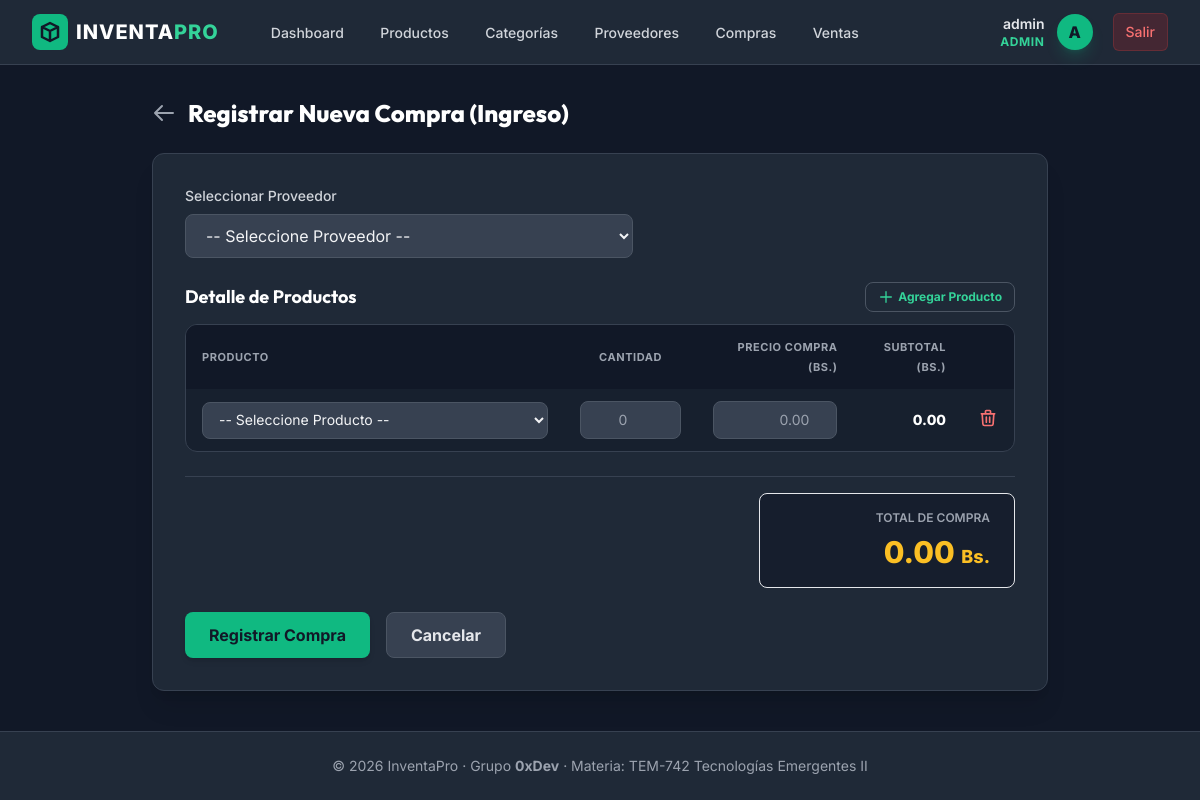
The app's page /compras/create (signed in) with its own data.
### apps/models.py (models this page shows, shortened)
class User(db.Model, UserMixin):
    __tablename__ = "users"
    id = db.Column(db.Integer, primary_key=True)
    username = db.Column(db.String(100), unique=True, nullable=False)
    email = db.Column(db.String(150), unique=True, nullable=False)
    password = db.Column(db.String(255), nullable=False)
    role = db.Column(db.String(20), default="vendedor")  # admin | almacenero | vendedor
    is_active_user = db.Column(db.Boolean, default=True)

### apps/Compras/routes.py (the view, shortened to what this page needs)
@bp_compras.route("/create", methods=["GET", "POST"])
@login_required
@role_required("admin", "almacenero")
def crear():
    proveedores = Proveedor.query.all()
    productos = Producto.query.all()
    return render_template(
        "compras/crear.html", proveedores=proveedores, productos=productos
    )

### apps/utils.py (called while the page is built)
def role_required(*roles):
    def decorator(f):
        @wraps(f)
        def decorated_function(*args, **kwargs):
            if not current_user.is_authenticated:
                return redirect(url_for("auth.login"))
            if current_user.role not in roles:
                flash("No tienes permiso para acceder a esta sección.", "danger")
                return redirect(url_for("bp_core.index"))
            return f(*args, **kwargs)
        return decorated_function
    return decorator

### apps/Compras/templates/compras/crear.html (shortened to what this page needs)
{% extends "base.html" %}
{% block content %}
<div class="max-w-4xl mx-auto">
    <div class="flex items-center gap-3 mb-6">
        <a href="{{ url_for('bp_compras.listar') }}" class="text-gray-400 hover:text-white transition">
            <svg class="w-6 h-6" fill="none" stroke="currentColor" viewBox="0 0 24 24"><path stroke-linecap="round" stroke-linejoin="round" stroke-width="2" d="M10 19l-7-7m0 0l7-7m-7 7h18"></path></svg>
        </a>
        <h2 class="text-2xl font-extrabold text-white">Registrar Nueva Compra (Ingreso)</h2>
    </div>
    <div class="bg-gray-800 rounded-xl border border-gray-700 p-6 sm:p-8 shadow-xl">
        <form action="{{ url_for('bp_compras.crear') }}" method="POST" id="compra-form" class="space-y-6">
            <div class="max-w-md">
                <label for="proveedor_id" class="block text-sm font-medium text-gray-300 mb-2">Seleccionar Proveedor</label>
                <select id="proveedor_id" name="proveedor_id" required
                        class="w-full bg-gray-700 border border-gray-600 rounded-lg px-4 py-2.5 text-gray-100 focus:outline-none focus:ring-2 focus:ring-brand-500 focus:border-transparent transition duration-200">
                    <option value="" disabled selected>-- Seleccione Proveedor --</option>
                </select>
            </div>
            <div>
                <div class="flex justify-between items-center mb-3">
                    <h3 class="text-lg font-bold text-white">Detalle de Productos</h3>
                    <button type="button" onclick="addItem()"
                            class="bg-gray-750 hover:bg-gray-700 text-brand-400 hover:text-brand-300 font-bold px-3 py-1.5 rounded-lg border border-gray-600 transition flex items-center gap-1 text-xs">
                        <svg class="w-4 h-4" fill="none" stroke="currentColor" viewBox="0 0 24 24"><path stroke-linecap="round" stroke-linejoin="round" stroke-width="2" d="M12 4v16m8-8H4"></path></svg>
                        Agregar Producto
                    </button>
                </div>
                <div class="bg-gray-900/50 rounded-xl border border-gray-700 overflow-hidden">
                    <table class="w-full text-sm text-gray-300">
                        <thead class="bg-gray-900/90 text-gray-400 uppercase text-[11px] tracking-wider">
                            <tr>
                                <th class="px-4 py-3 text-left w-1/2">Producto</th>
                                <th class="px-4 py-3 text-center w-1/6">Cantidad</th>
                                <th class="px-4 py-3 text-right w-1/5">Precio Compra (Bs.)</th>
                                <th class="px-4 py-3 text-right w-1/5">Subtotal (Bs.)</th>
                                <th class="px-4 py-3 text-center w-12"></th>
                            </tr>
                        </thead>
                        <tbody id="items-container" class="divide-y divide-gray-700/50">
                            <tr class="item-row align-middle">
                                <td class="px-4 py-3">
                                    <select name="producto_id[]" required onchange="updateSubtotal(this)"
                                            class="producto-select w-full bg-gray-700 border border-gray-600 rounded-lg px-3 py-2 text-gray-100 focus:outline-none focus:ring-1 focus:ring-brand-500">
                                        <option value="" disabled selected>-- Seleccione Producto --</option>
                                    </select>
                                </td>
                                <td class="px-4 py-3">
                                    <input type="number" name="cantidad[]" min="1" required oninput="updateSubtotal(this)" placeholder="0"
                                           class="cantidad-input w-full bg-gray-700 border border-gray-600 rounded-lg px-3 py-2 text-center text-gray-100 focus:outline-none focus:ring-1 focus:ring-brand-500">
                                </td>
                                <td class="px-4 py-3">
                                    <input type="number" name="precio_unitario[]" min="0" step="0.01" required oninput="updateSubtotal(this)" placeholder="0.00"
                                           class="precio-input w-full bg-gray-700 border border-gray-600 rounded-lg px-3 py-2 text-right text-gray-100 focus:outline-none focus:ring-1 focus:ring-brand-500">
                                </td>
                                <td class="px-4 py-3 text-right font-extrabold text-white">
                                    <span class="subtotal-span">0.00</span>
                                </td>
                                <td class="px-4 py-3 text-center">
                                    <button type="button" onclick="removeItem(this)" class="text-red-400 hover:text-red-300 transition">
                                        <svg class="w-5 h-5" fill="none" stroke="currentColor" viewBox="0 0 24 24"><path stroke-linecap="round" stroke-linejoin="round" stroke-width="2" d="M19 7l-.867 12.142A2 2 0 0116.138 21H7.862a2 2 0 01-1.995-1.858L5 7m5 4v6m4-6v6m1-10V4a1 1 0 00-1-1h-4a1 1 0 00-1 1v3M4 7h16"></path></svg>
                                    </button>
                                </td>
                            </tr>
                        </tbody>
                    </table>
                </div>
            </div>
            <div class="flex justify-end pt-4 border-t border-gray-700">
                <div class="bg-gray-900/60 rounded-lg px-6 py-4 border border-gray-750 text-right w-64 space-y-2">
                    <p class="text-xs text-gray-400 uppercase font-semibold">Total de Compra</p>
                    <p class="text-3xl font-extrabold text-amber-400"><span id="grand-total">0.00</span> <span class="text-lg">Bs.</span></p>
                </div>
            </div>
            <div class="flex gap-4">
                <button type="submit"
                        class="bg-brand-500 hover:bg-brand-600 text-gray-900 font-bold px-6 py-2.5 rounded-lg transition duration-200 shadow-md">
                    Registrar Compra
                </button>
                <a href="{{ url_for('bp_compras.listar') }}"
                   class="bg-gray-700 hover:bg-gray-650 text-gray-200 font-bold px-6 py-2.5 rounded-lg transition duration-200 border border-gray-600">
                    Cancelar
                </a>
            </div>
        </form>
    </div>
</div>
{% endblock %}

### apps/templates/base.html (shortened to what this page needs)
<!DOCTYPE html>
<html lang="es" class="h-full bg-gray-900 text-gray-100">
<head>
    <script src="https://cdn.tailwindcss.com"></script>
</head>
<body class="h-full flex flex-col justify-between">
    <div>
        <nav class="bg-gray-800 border-b border-gray-700">
            <div class="max-w-7xl mx-auto px-4 sm:px-6 lg:px-8">
                <div class="flex items-center justify-between h-16">
                    <div class="flex items-center">
                        <a href="{{ url_for('bp_core.index') }}" class="flex items-center gap-2 text-white font-extrabold text-xl tracking-wider">
                            <span class="bg-brand-500 text-gray-900 rounded-lg p-1.5 flex items-center justify-center">
                                <svg class="w-6 h-6" fill="none" stroke="currentColor" viewBox="0 0 24 24" xmlns="http://www.w3.org/2000/svg">
                                    <path stroke-linecap="round" stroke-linejoin="round" stroke-width="2.5" d="M20 7l-8-4-8 4m16 0l-8 4m8-4v10l-8 4m0-10L4 7m8 4v10M4 7v10l8 4"></path>
                                </svg>
                            </span>
                            <span>INVENTA<span class="text-brand-400">PRO</span></span>
                        </a>
                        {% if current_user.is_authenticated %}
                        <div class="hidden md:block ml-10 flex items-baseline space-x-2">
                            <a href="{{ url_for('bp_core.index') }}" class="text-gray-300 hover:bg-gray-700 hover:text-white px-3 py-2 rounded-md text-sm font-medium transition duration-200">Dashboard</a>
                            <a href="{{ url_for('bp_productos.listar') }}" class="text-gray-300 hover:bg-gray-700 hover:text-white px-3 py-2 rounded-md text-sm font-medium transition duration-200">Productos</a>
                            <a href="{{ url_for('bp_categorias.listar') }}" class="text-gray-300 hover:bg-gray-700 hover:text-white px-3 py-2 rounded-md text-sm font-medium transition duration-200">Categorías</a>
                            <a href="{{ url_for('bp_proveedores.listar') }}" class="text-gray-300 hover:bg-gray-700 hover:text-white px-3 py-2 rounded-md text-sm font-medium transition duration-200">Proveedores</a>
                            <a href="{{ url_for('bp_compras.listar') }}" class="text-gray-300 hover:bg-gray-700 hover:text-white px-3 py-2 rounded-md text-sm font-medium transition duration-200">Compras</a>
                            <a href="{{ url_for('bp_ventas.listar') }}" class="text-gray-300 hover:bg-gray-700 hover:text-white px-3 py-2 rounded-md text-sm font-medium transition duration-200">Ventas</a>
                        </div>
                        {% endif %}
                    </div>
                    <div class="flex items-center gap-4">
                        {% if current_user.is_authenticated %}
                        <div class="flex items-center gap-3">
                            <div class="text-right hidden sm:block">
                                <p class="text-sm font-semibold text-gray-200">{{ current_user.username }}</p>
                                <p class="text-xs text-brand-400 uppercase tracking-wider font-bold">{{ current_user.role }}</p>
                            </div>
                            <span class="h-9 w-9 rounded-full bg-brand-500 text-gray-900 font-extrabold flex items-center justify-center uppercase shadow-lg shadow-brand-500/20">
                                {{ current_user.username[0] }}
                            </span>
                            <a href="{{ url_for('auth.logout') }}" class="ml-2 bg-red-600/20 hover:bg-red-600 text-red-400 hover:text-white px-3 py-2 rounded-md text-sm font-medium border border-red-500/20 transition duration-200">
                                Salir
                            </a>
                        </div>
                        {% endif %}
                    </div>
                </div>
            </div>
        </nav>
        <main class="max-w-7xl mx-auto px-4 sm:px-6 lg:px-8 py-8">
            {% block content %}{% endblock %}
        </main>
    </div>
    <footer class="bg-gray-800 border-t border-gray-700 py-6 text-center text-sm text-gray-400">
        <div class="max-w-7xl mx-auto px-4">
            <p>&copy; 2026 InventaPro &middot; Grupo <strong>0xDev</strong> &middot; Materia: TEM-742 Tecnologías Emergentes II</p>
        </div>
    </footer>
</body>
</html>

### apps/templates/base.html (style rules this page uses)
body { font-family: 'Inter', sans-serif; }
h1, h2, h3, h4, h5, h6 { font-family: 'Outfit', sans-serif; }

### records on screen
User: username "admin", role "ADMIN", username "A"
